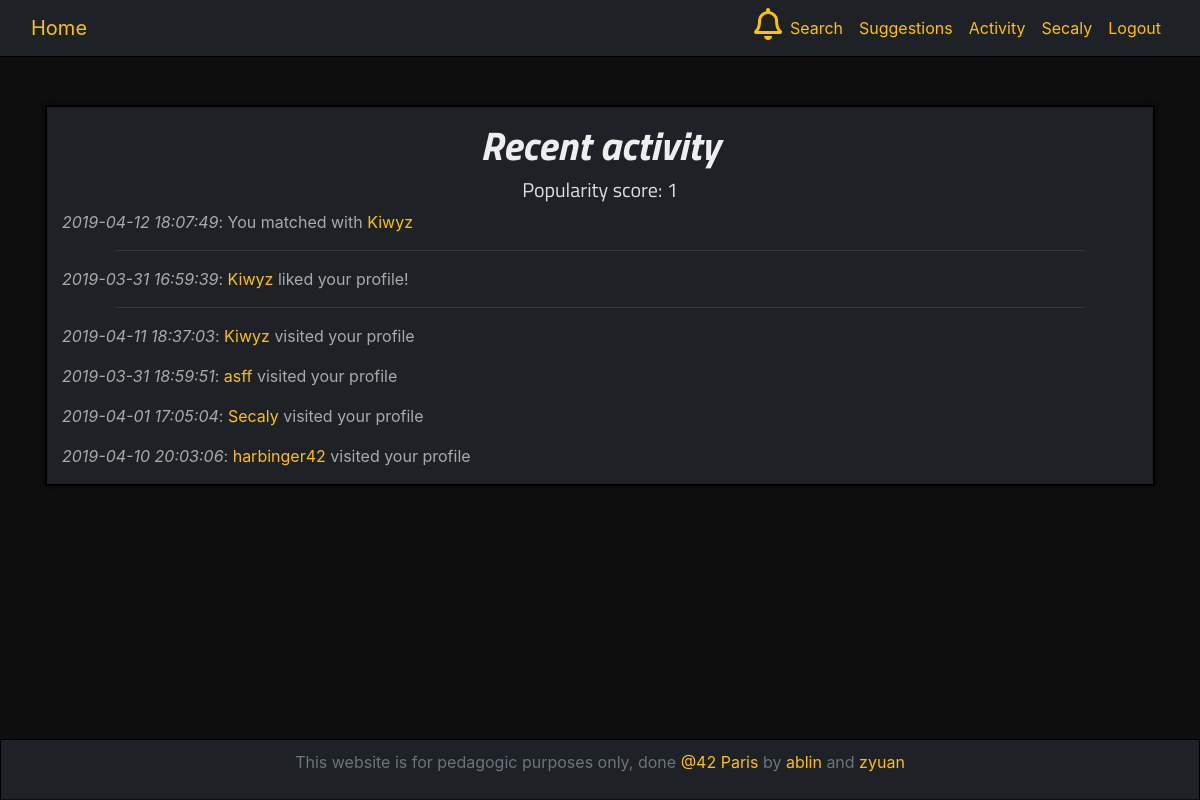
Page /activity.php (signed in) on the committed database.
### tables this page shows
CREATE TABLE `vote` (
  `id` int(11) NOT NULL,
  `id_voter` int(11) NOT NULL,
  `id_voted` int(11) NOT NULL,
  `type` tinyint(1) NOT NULL,
  `date` datetime DEFAULT NULL
);

CREATE TABLE `user` (
  `id` int(11) NOT NULL,
  `username` varchar(30) NOT NULL,
  `password` varchar(255) NOT NULL,
  `email` varchar(255) NOT NULL,
  `mail_token` varchar(128) DEFAULT NULL,
  `confirmed_token` datetime DEFAULT NULL,
  `password_token` varchar(128) DEFAULT NULL
);

CREATE TABLE `visit` (
  `id` int(11) NOT NULL,
  `id_visitor` int(11) NOT NULL,
  `id_visited` int(11) NOT NULL,
  `date` datetime NOT NULL
);

### class/autoloader.php (called while the page is built, shortened)
<?php
class autoloader
{
    static function autoload($class_name)
    {
        if (strpos($class_name, __NAMESPACE__ . '\\') == 0)
        {
            $class_name = str_replace(__NAMESPACE__ . '\\', '', $class_name);
        }
    }
}

### class/database.php (called while the page is built, shortened)
<?php
class database
{
    private $db_user;
    private $db_pass;
    private $dsn;
    private $pdo;
    private static $_instance;
    public function __construct($db_name, $db_host = "localhost", $db_user = "root", $db_pass = "root42")
    {
        $this->db_user = $db_user;
        $this->db_pass = $db_pass;
        $this->dsn = "mysql:dbname={$db_name};host={$db_host}";
    }
    public static function getInstance($db_name)
    {
        if (is_null(self::$_instance))
            self::$_instance = new database($db_name);
        return self::$_instance;
    }
    private function getPDO()
    {
        if ($this->pdo === null)
        {
            $pdo = new PDO($this->dsn, $this->db_user, $this->db_pass);
            $pdo->setAttribute(PDO::ATTR_ERRMODE, PDO::ERRMODE_EXCEPTION);
            $this->pdo = $pdo;
        }
        return $this->pdo;
    }
    public function prepare($statement, $attributes, $one = false, $class_name = null)
    {
        $req = $this->getPDO()->prepare($statement);
        $req->execute($attributes);
        if (strpos($statement, "SELECT") !== false)
        {
            if ($class_name === null)
                $req->setFetchMode(PDO::FETCH_OBJ);
            else
                $req->setFetchMode(PDO::FETCH_CLASS, $class_name);
            if ($one)
                $data = $req->fetch();
            else
                $data = $req->fetchAll();
            return $data;
        }
    }
}

### utils/fetch_activity.php (called while the page is built, shortened)
<?php
$db = database::getInstance('matcha');
if ($_SESSION['id'])
{
    $id = secure_input($_SESSION['id']);
    $visits = $db->prepare("SELECT * FROM `visit` RIGHT JOIN `user` ON visit.id_visitor = user.id WHERE `id_visited` = :user_id", array("user_id" => $id));
    $likes = $db->prepare("SELECT * FROM `vote` RIGHT JOIN `user` ON vote.id_voter = user.id WHERE `id_voted` = :voted AND `type` = 1", array("voted" => $id));
    $req= $db->prepare("SELECT * FROM `vote` RIGHT JOIN `user` ON vote.id_voter = user.id WHERE `id_voted` = :voted", array("voted" => $id));
    if ($req)
        foreach ($req as $item)
        {
            $attributes['voter'] = $id;
            $attributes['voted'] = $item->id_voter;
            $matching = $db->prepare("SELECT * FROM `vote` WHERE `id_voter` =:voter AND `id_voted` = :voted", $attributes);
            if ($matching) {
                $matching['username'] = $item->username;
                $matched[] = $matching;
            }
        }
    $req = $db->prepare("SELECT SUM(`type`) as sum, COUNT(*) as total FROM `vote` WHERE `id_voted` = :voted", array("voted" => $id));
    if ($req) {
        $sum = $req[0]->sum;
        $nbvote = $req[0]->total;
        $score = $sum * $nbvote;
    }
    else
        $score = 0;
}

### utils/functions.php (called while the page is built, shortened)
<?php
function secure_input($data)
{
    $data = trim($data);
    $data = stripslashes($data);
    $data = htmlspecialchars($data);
    return $data;
}

### activity.php (the view, shortened to what this page needs)
<!DOCTYPE html>
<html lang="en">
<head>
    <link rel="stylesheet" href="style/bootstrap.css">
    <link rel="stylesheet" href="style/style.css">
    <link rel="stylesheet" href="https://use.fontawesome.com/releases/v5.8.1/css/all.css">
</head>
<body>
<?php
require_once("includes/header.php");
require_once("utils/fetch_activity.php");
?>
<div class="container mt-5 small-page-wrapper">
    <div class="wrapper col-12">
        <h1>Recent activity</h1>
        <h5>Popularity score: <?= $score ?></h5>
        <?php
            foreach ($matched as $user) {
                echo "<p><i>".$user[0]->date."</i>: ";
                echo "You matched with <a href='/Matcha/profile?u=".$user['username']."'>".$user['username']."</a></p>";
            }
            echo "<hr />";
            foreach ($likes as $like) {
                echo "<p><i>".$like->date."</i>: <a href='/Matcha/profile?u=".$like->username."'>";
                echo "".$like->username."</a> liked your profile!</p>";
            }
            echo "<hr />";
            foreach ($visits as $visit) {
                echo "<p><i>".$visit->date."</i>: <a href='/Matcha/profile?u=".$visit->username."'>";
                echo "".$visit->username."</a> visited your profile</p>";
            }
        ?>
    </div>
</div>
<?php require_once("includes/footer.php");?>
</body>
</html>

### style/style.css (style rules this page uses)
body { background-color: #0e0e0e; }
html { min-width: 450px; min-height: 250px; }
h1, h2, h3, h4, h5, h6 { text-align: center; color: #DDDDDD !important; font-family: 'Titillium Web', sans-serif; font-weight: 500; word-break: break-word; }
h1 { color: #EEEEEE !important; font-style: italic; font-weight: bold; }
.small-page-wrapper { min-height: calc(100vh - 166px); }
hr { border-top: 1px solid rgba(255, 255, 255, 0.1); width: 90%; }
a { color: #ffc107; }
p { color: #AAAAAA; }
.wrapper { border: 2px solid black; background-color: #1e2125; margin-bottom: 15px; padding-top: 15px!important; -webkit-box-shadow: 0 0 5px 0 rgba(4, 3, 0, 0.75); -moz-box-shadow: 0 0 5px 0 rgba(4, 3, 0, 0.75); box-shadow: 0 0 5px 0 rgba(4, 3, 0, 0.75); }

### rows in the picture
vote: date "2019-04-12 18:07:49"
vote: date "2019-03-31 16:59:39", user.username "Kiwyz"
visit: date "2019-04-11 18:37:03", user.username "Kiwyz"
visit: date "2019-03-31 18:59:51", user.username "asff"
visit: date "2019-04-01 17:05:04", user.username "Secaly"
visit: date "2019-04-10 20:03:06", user.username "harbinger42"

### other values in the picture
$_SESSION['username'] "Secaly"
$score "1"
$user['username'] "Kiwyz"
